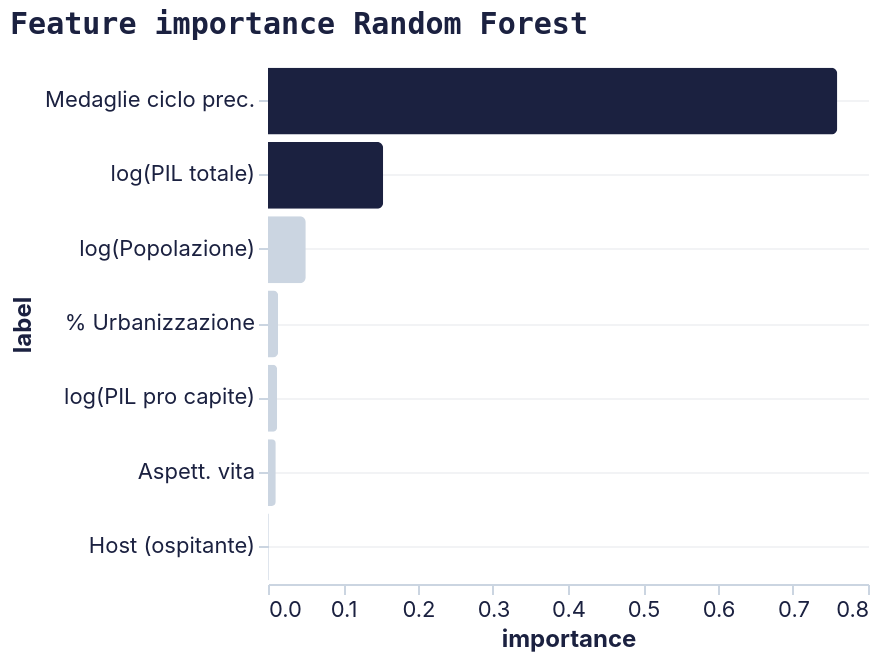

The specification (Vega-Lite) saved for this image:
### Vega-Lite specification from a JSON file in a GitHub repository (floating-point values rounded to 4 significant figures)
{"config": {"background": null, "view": {"stroke": null}, "title": {"font": "Space Mono, monospace", "fontSize": 15, "fontWeight": "bold", "color": "#1b2140", "anchor": "start", "offset": 12}, "axis": {"labelFont": "Inter, sans-serif", "titleFont": "Inter, sans-serif", "labelFontSize": 11, "titleFontSize": 12, "titleFontWeight": "bold", "labelColor": "#1b2140", "titleColor": "#1b2140", "gridColor": "#E5E7EB", "gridOpacity": 0.5, "domainColor": "#CBD5E1", "tickColor": "#CBD5E1", "labelAngle": 0}, "axisY": {"grid": true, "domain": false}, "axisX": {"grid": false}, "legend": {"labelFont": "Inter, sans-serif", "titleFont": "Inter, sans-serif", "labelFontSize": 11, "titleFontSize": 12, "titleFontWeight": "bold", "labelColor": "#1b2140", "titleColor": "#1b2140", "orient": "top", "direction": "horizontal", "symbolType": "circle"}, "range": {"category": ["#1b2140", "#ff8009", "#9a0641", "#ffe34a", "#e7b6af", "#64748B"], "ordinal": {"scheme": "blues"}, "heatmap": {"scheme": "blues"}, "ramp": {"scheme": "blues"}}, "bar": {"color": "#1b2140", "cornerRadiusTopRight": 3, "cornerRadiusBottomRight": 3}, "line": {"color": "#1b2140", "strokeWidth": 2.5}, "point": {"color": "#1b2140", "filled": true}, "circle": {"color": "#1b2140"}, "text": {"font": "Inter, sans-serif", "fontSize": 11, "color": "#1b2140"}, "arc": {"fill": "#1b2140"}, "area": {"fill": "#1b2140", "opacity": 0.5}}, "data": {"name": "data-3b99da9027efc67120b42c013bcd4f4a"}, "mark": {"type": "bar"}, "encoding": {"color": {"condition": {"test": "(datum.importance > 0.15)", "value": "#1b2140"}, "value": "#CBD5E1"}, "tooltip": [{"field": "label", "type": "nominal"}, {"field": "importance", "type": "quantitative"}], "x": {"field": "importance", "type": "quantitative"}, "y": {"field": "label", "sort": "-x", "type": "nominal"}}, "height": 260, "title": "Feature importance Random Forest", "width": "container", "$schema": "https://vega.github.io/schema/vega-lite/v6.4.1.json", "datasets": {"data-3b99da9027efc67120b42c013bcd4f4a": [{"feature": "host", "importance": 0.00104, "label": "Host (ospitante)"}, {"feature": "Aspettativa_di_Vita", "importance": 0.01036, "label": "Aspett. vita"}, {"feature": "log_pil_pc", "importance": 0.01217, "label": "log(PIL pro capite)"}, {"feature": "Tasso_Urbanizzazione_perc", "importance": 0.0135, "label": "% Urbanizzazione"}, {"feature": "log_pop", "importance": 0.05035, "label": "log(Popolazione)"}, {"feature": "log_pil_totale", "importance": 0.1535, "label": "log(PIL totale)"}, {"feature": "prev_medaglie", "importance": 0.759, "label": "Medaglie ciclo prec."}]}}
